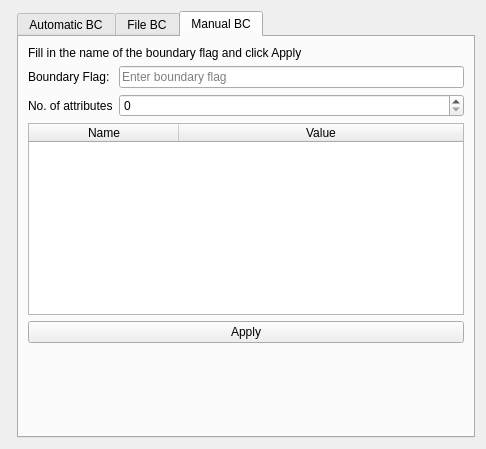
<?xml version="1.0" encoding="UTF-8"?>
<ui version="4.0">
 <class>Form</class>
 <widget class="QWidget" name="Form">
  <property name="geometry">
   <rect>
    <x>0</x>
    <y>0</y>
    <width>486</width>
    <height>449</height>
   </rect>
  </property>
  <property name="sizePolicy">
   <sizepolicy hsizetype="Minimum" vsizetype="Minimum">
    <horstretch>0</horstretch>
    <verstretch>0</verstretch>
   </sizepolicy>
  </property>
  <property name="windowTitle">
   <string>Form</string>
  </property>
  <layout class="QFormLayout" name="formLayout">
   <item row="2" column="1">
    <widget class="QTabWidget" name="tabWidget">
     <property name="currentIndex">
      <number>2</number>
     </property>
     <widget class="QWidget" name="tab_3">
      <attribute name="title">
       <string>Automatic BC</string>
      </attribute>
      <layout class="QFormLayout" name="formLayout_4">
       <item row="1" column="0" colspan="2">
        <widget class="QListWidget" name="list_automatic"/>
       </item>
       <item row="2" column="0" colspan="2">
        <widget class="QLabel" name="label_5">
         <property name="text">
          <string>Select a flag from the list above and click Apply</string>
         </property>
        </widget>
       </item>
       <item row="3" column="0" colspan="2">
        <widget class="QPushButton" name="btn_automatic">
         <property name="text">
          <string>Apply</string>
         </property>
        </widget>
       </item>
       <item row="0" column="0">
        <widget class="QLabel" name="label_6">
         <property name="text">
          <string>Available flags</string>
         </property>
        </widget>
       </item>
      </layout>
     </widget>
     <widget class="QWidget" name="tab">
      <attribute name="title">
       <string>File BC</string>
      </attribute>
      <layout class="QFormLayout" name="formLayout_2">
       <item row="0" column="0" colspan="2">
        <widget class="QLabel" name="label_2">
         <property name="text">
          <string>Select a file, containing predefined boundary flags for the current analysis type.</string>
         </property>
         <property name="wordWrap">
          <bool>true</bool>
         </property>
        </widget>
       </item>
       <item row="1" column="0" colspan="2">
        <widget class="Gui::FileChooser" name="fc_file"/>
       </item>
       <item row="2" column="1">
        <widget class="QTabWidget" name="tw_file">
         <property name="currentIndex">
          <number>0</number>
         </property>
         <widget class="QWidget" name="tab_4">
          <attribute name="title">
           <string>Tab 1</string>
          </attribute>
          <layout class="QFormLayout" name="formLayout_5">
           <item row="0" column="0" colspan="2">
            <widget class="QTableWidget" name="tableWidget"/>
           </item>
          </layout>
         </widget>
        </widget>
       </item>
       <item row="3" column="0" colspan="2">
        <widget class="QLabel" name="label_3">
         <property name="text">
          <string>Select a flag from the list above and click Apply</string>
         </property>
         <property name="wordWrap">
          <bool>true</bool>
         </property>
        </widget>
       </item>
       <item row="4" column="0" colspan="2">
        <widget class="QPushButton" name="btn_file">
         <property name="text">
          <string>Apply</string>
         </property>
        </widget>
       </item>
      </layout>
     </widget>
     <widget class="QWidget" name="tab_2">
      <attribute name="title">
       <string>Manual BC</string>
      </attribute>
      <layout class="QFormLayout" name="formLayout_3">
       <item row="1" column="0" colspan="2">
        <widget class="QLabel" name="label_4">
         <property name="text">
          <string>Fill in the name of the boundary flag and click Apply</string>
         </property>
         <property name="wordWrap">
          <bool>true</bool>
         </property>
        </widget>
       </item>
       <item row="2" column="0">
        <widget class="QLabel" name="label">
         <property name="text">
          <string>Boundary Flag:</string>
         </property>
        </widget>
       </item>
       <item row="2" column="1">
        <widget class="QLineEdit" name="in_manual">
         <property name="placeholderText">
          <string>Enter boundary flag</string>
         </property>
        </widget>
       </item>
       <item row="4" column="0" colspan="2">
        <widget class="QTableWidget" name="tw_manual">
         <property name="sizePolicy">
          <sizepolicy hsizetype="Preferred" vsizetype="Preferred">
           <horstretch>0</horstretch>
           <verstretch>0</verstretch>
          </sizepolicy>
         </property>
         <property name="showGrid">
          <bool>true</bool>
         </property>
         <property name="sortingEnabled">
          <bool>false</bool>
         </property>
         <property name="wordWrap">
          <bool>false</bool>
         </property>
         <property name="rowCount">
          <number>0</number>
         </property>
         <property name="columnCount">
          <number>2</number>
         </property>
         <attribute name="horizontalHeaderCascadingSectionResizes">
          <bool>true</bool>
         </attribute>
         <attribute name="horizontalHeaderDefaultSectionSize">
          <number>150</number>
         </attribute>
         <attribute name="horizontalHeaderStretchLastSection">
          <bool>true</bool>
         </attribute>
         <column>
          <property name="text">
           <string>Name</string>
          </property>
         </column>
         <column>
          <property name="text">
           <string>Value</string>
          </property>
         </column>
        </widget>
       </item>
       <item row="5" column="0" colspan="2">
        <widget class="QPushButton" name="btn_manual">
         <property name="text">
          <string>Apply</string>
         </property>
        </widget>
       </item>
       <item row="3" column="0">
        <widget class="QLabel" name="label_7">
         <property name="text">
          <string>No. of attributes</string>
         </property>
        </widget>
       </item>
       <item row="3" column="1">
        <widget class="QSpinBox" name="sb_manual">
         <property name="value">
          <number>0</number>
         </property>
        </widget>
       </item>
      </layout>
     </widget>
    </widget>
   </item>
  </layout>
 </widget>
 <customwidgets>
  <customwidget>
   <class>Gui::FileChooser</class>
   <extends>QWidget</extends>
   <header>Gui/FileDialog.h</header>
  </customwidget>
 </customwidgets>
 <resources/>
 <connections/>
</ui>
